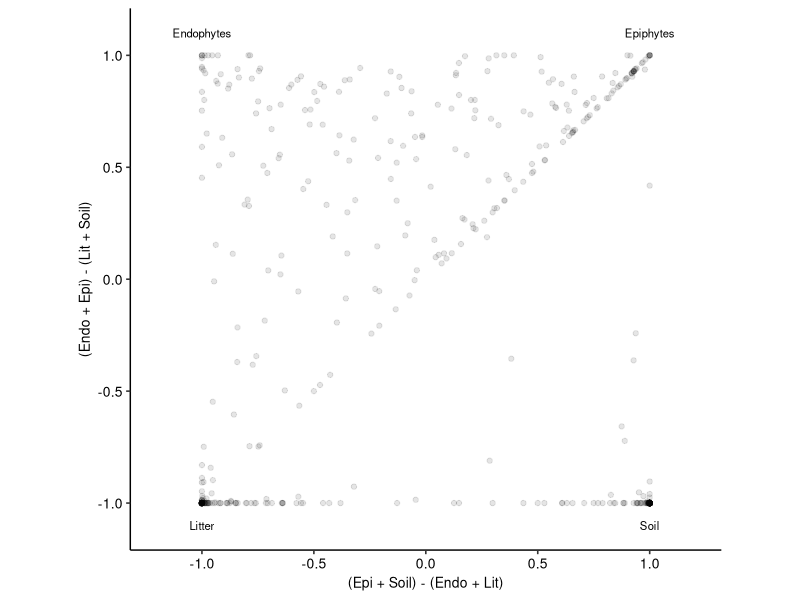
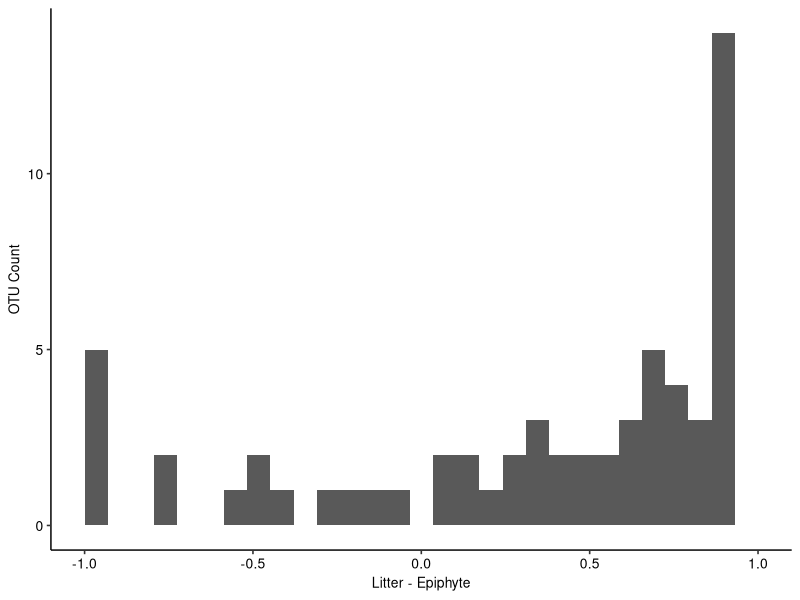
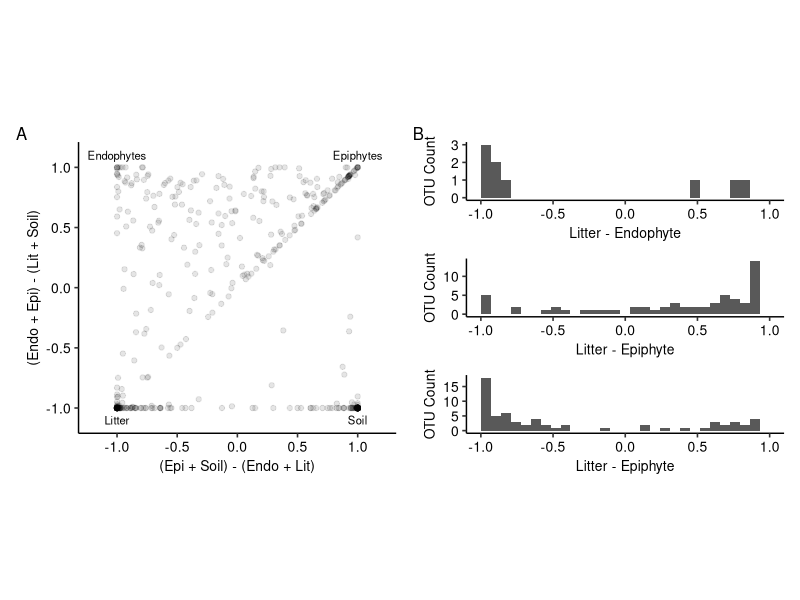
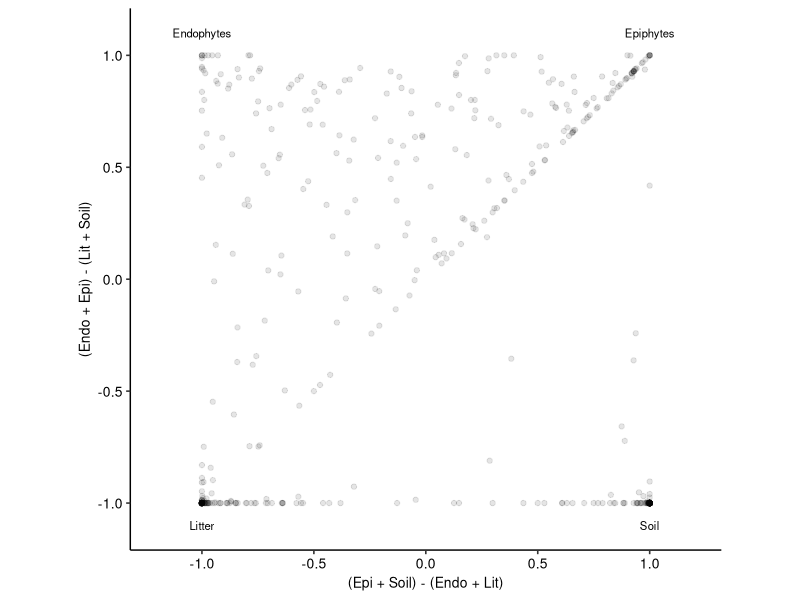
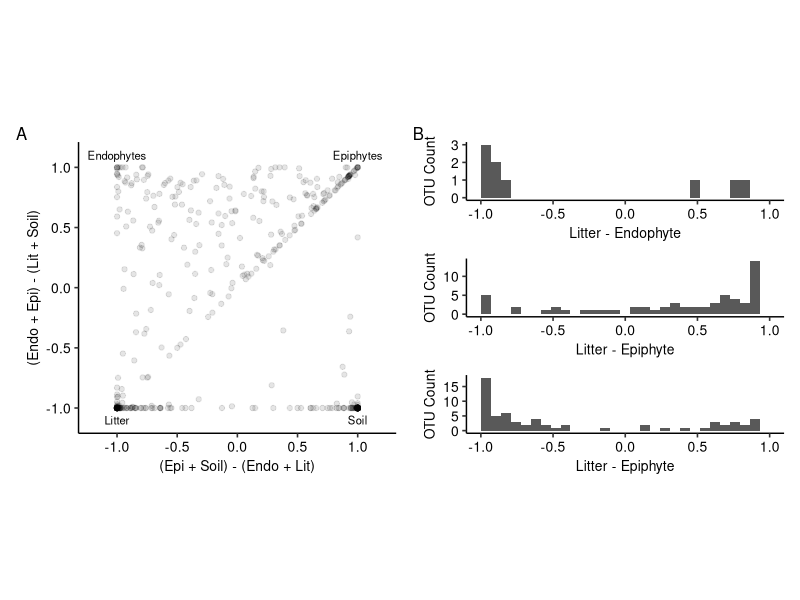
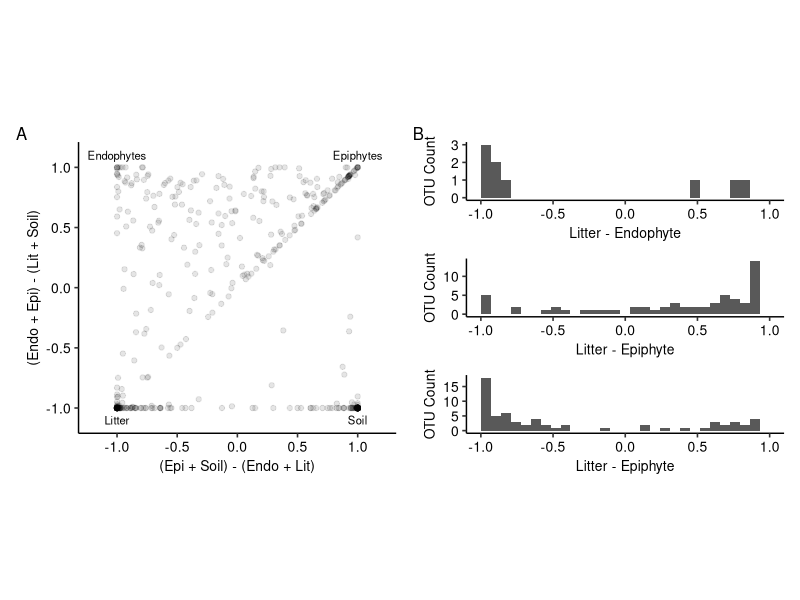
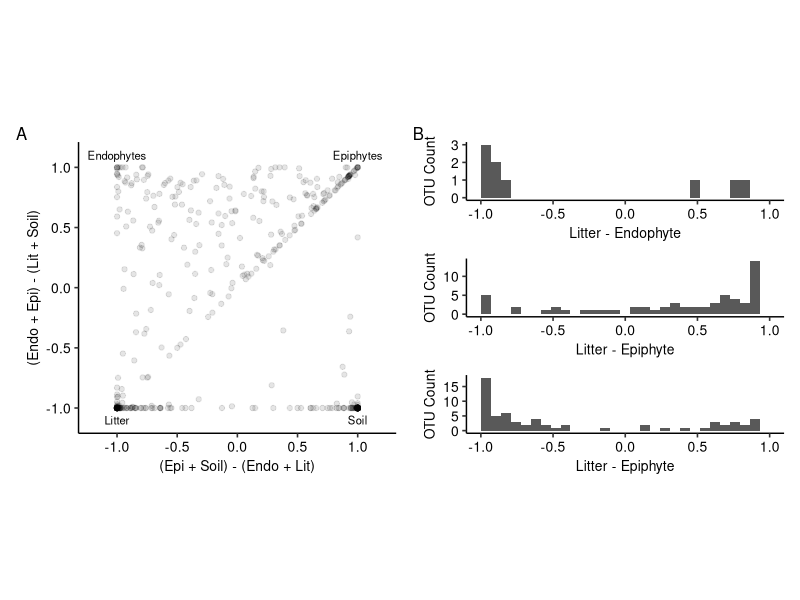
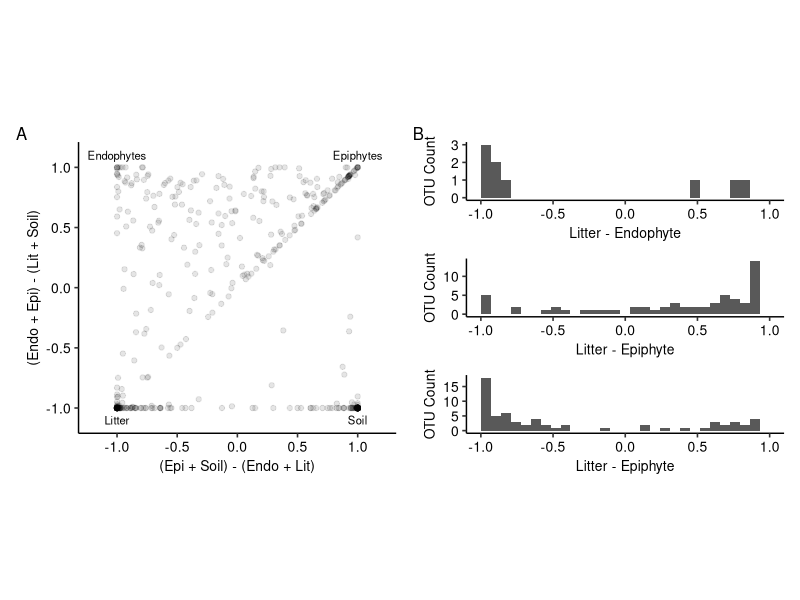

Write the R code that produced these figures, in order.
library(ggplot2)
library(ggpubr)
library(patchwork)

setwd("C:/Users/julia/OneDrive - Michigan State University/Documents/MSU/Undergrad/Fall 2018/PLP 847/miseq_dat/Leaf_litter_communities")
wts_wo_negs <- c(rep(18,18), rep(10,10), rep(8, 8), rep(10, 10)) # Vector for weighting abundance by number of samples per substrate
map_wo_negs <- as.matrix(read.csv("./Data/DEM_map_wo_negs.csv", stringsAsFactors = F))
rare_otu <- as.matrix(read.csv("./Data/Rare_otu_table.csv"))

prop_otu_dat <- rare_otu # Assign the table to new df to maintain shape

for (i in 1:dim(rare_otu)[2]){ # for each column
  prop_otu_dat[,i] <- rare_otu[,i]/(sum(rare_otu[,i])*wts_wo_negs[i]) # Calculate proportions and scale by # of samples per substrate
}
prop_otu_dat_trim <- prop_otu_dat[rowSums(prop_otu_dat) > 4 * 0.0001,]

prop_otu_dat_trim
pie_df <- data.frame(dim(prop_otu_dat_trim)[1]) # New dataframe for proportions
for (subst in unique(map_wo_negs["Substrate",])){ # For each substrate
  pie_col <- rowSums(prop_otu_dat_trim[,map_wo_negs["Substrate",] == subst]) # Take total reads per substrate
  pie_df <- cbind(pie_df, pie_col) # Add column to df
}

pie_df <- pie_df[,2:5] # take the data columns

colnames(pie_df) <- unique(map_wo_negs["Substrate",]) # Rename columns with substrate
row_sums <- rowSums(pie_df) # rowsums to scale
for (i in colnames(pie_df)){ # scale abundance by total in reads in dataset
  pie_df[,i] <- pie_df[,i]/row_sums
}
pie_df

# Make dataframe with axes corresponding to proportions of reads by substrate
am.coords <- as.data.frame(as.matrix(cbind(pie_df["Epi"] + pie_df["Soil"] - pie_df["Endo"] - pie_df["Lit"],
                        pie_df["Epi"] - pie_df["Soil"] + pie_df["Endo"] - pie_df["Lit"]), ncol=2))
colnames(am.coords) <- c("Epi_Litter", "End_Soil")

# Dataframe to make labels on the corners
corners <- data.frame(x=c(-1, -1, 1, 1),
                      y=c(-1.1, 1.1, -1.1, 1.1),
                      labels = c("Litter", "Endophytes", "Soil", "Epiphytes"))

g <- ggplot(am.coords, aes(x=Epi_Litter, y=End_Soil)) +
  geom_text(data=corners, aes(x=x,y=y,label=labels), size = 8*(5/14)) +
  coord_fixed(ratio=1, xlim=c(-1.2, 1.2), ylim=c(-1.1, 1.1)) +
  geom_point(alpha=0.1) +
  theme_pubr() +
  labs(x="(Epi + Soil) - (Endo + Lit)", y="(Endo + Epi) - (Lit + Soil)") +
  theme(text = element_text(size = 10))
  # theme(axis.ticks=element_blank(),
  #       axis.line=element_blank(),
  #       axis.text.x=element_blank(),
  #       axis.text.y=element_blank())
g
ggsave("./Figures/density_shared_OTUs.png", g, width = 6, height = 6, units="in")

# Histograms to show belongingness of 2-substrate OTUs where one substrate is litter
N_L_hist <- ggplot(am.coords[am.coords$Epi_Litter == -1 & abs(am.coords$End_Soil) < 1,],
                   aes(End_Soil)) +
  geom_histogram() + labs(x="Litter - Endophyte", y = "OTU Count", tag = "B") + theme_pubr() + xlim(-1, 1) +
  theme(text = element_text(size = 10))
# S_P_hist <- ggplot(am.coords[am.coords$Epi_Litter == 1 & abs(am.coords$End_Soil) < 1,],
#                    aes(End_Soil)) +
#   geom_histogram() + labs(x="Soil - Epiphyte") + theme_pubr()  + xlim(-1, 1)
L_S_hist <- ggplot(am.coords[am.coords$End_Soil == -1 & abs(am.coords$Epi_Litter) < 1,],
                   aes(Epi_Litter)) +
  geom_histogram() + labs(x="Litter - Epiphyte", y = "OTU Count")  + theme_pubr()  + xlim(-1, 1) +
  theme(text = element_text(size = 10))
# N_P_hist <- ggplot(am.coords[am.coords$End_Soil == 1,], aes(Epi_Litter)) +
#   geom_histogram() + scale_y_log10() + labs(x="Endophyte - Epiphyte") + theme_pubr()
L_P_hist <- ggplot(am.coords[am.coords$End_Soil == am.coords$Epi_Litter & abs(am.coords$End_Soil) < 1,],
                   aes(End_Soil)) +
  geom_histogram() + labs(x="Litter - Epiphyte", y = "OTU Count")  + theme_pubr()  + xlim(-1, 1) +
  theme(text = element_text(size = 10))
L_P_hist

density_excl <- g + labs(tag="A") | (N_L_hist / L_P_hist /  L_S_hist ) #/ S_P_hist / N_P_hist )
density_excl
ggsave("./Figures/density_shared_and_excl_OTUs.png", density_excl, width = 12, height = 8, units="in")
ggsave("./Figures/density_shared_and_excl_OTUs.pdf", density_excl, width = 12, height = 8, units="in")
ggsave("./Figures_Color/Figure 3.pdf", density_excl, width = 190, height = 100, units="mm")
ggsave("./Figures_Numbered/Figure 3.pdf", density_excl, width = 190, height = 100, units="mm")
